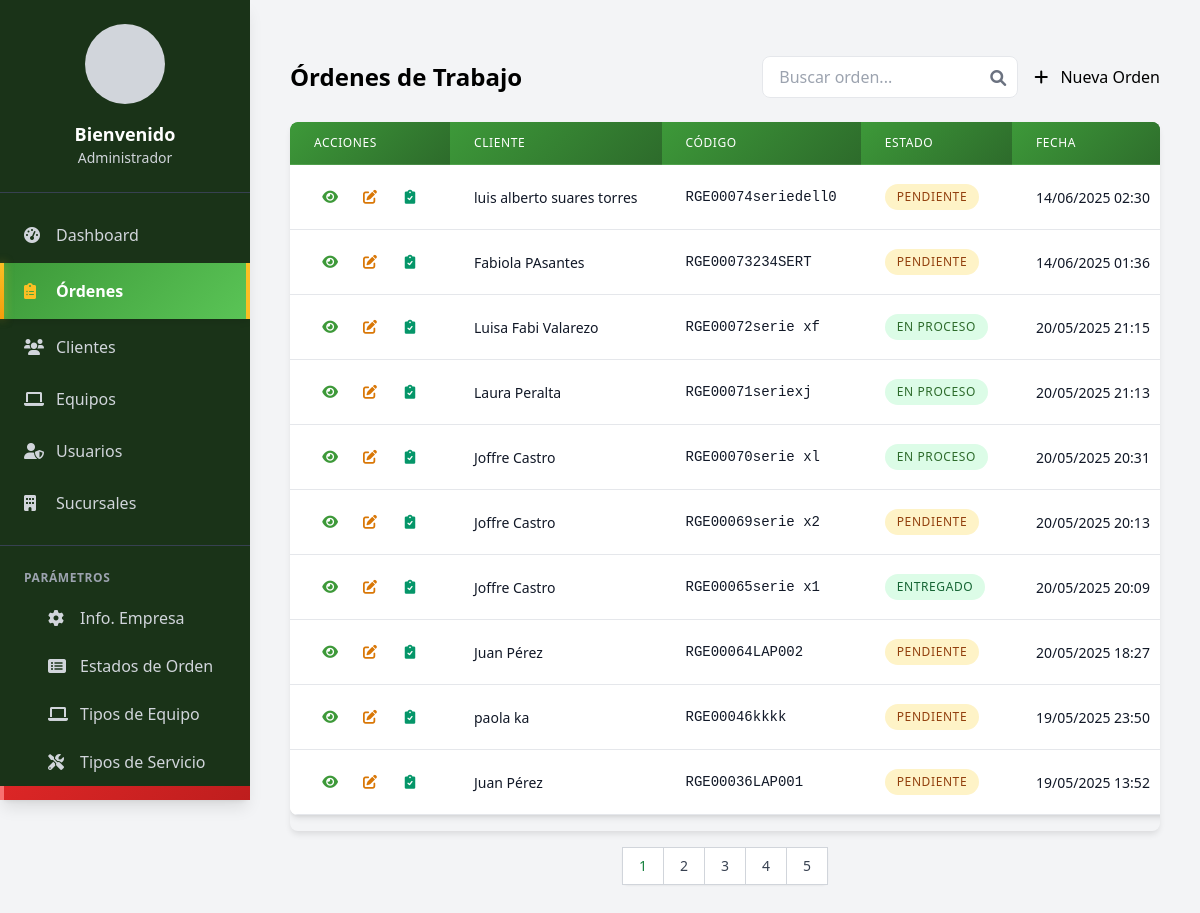
The page /modules/ordenes/lista.php (signed in) on the database its author committed.
### tables this page shows
CREATE TABLE IF NOT EXISTS ordenes_trabajo (
  id_orden int(11) NOT NULL AUTO_INCREMENT,
  codigo varchar(50) NOT NULL,
  id_cliente int(11) NOT NULL,
  id_equipo int(11) NOT NULL,
  descripcion_problema text DEFAULT NULL,
  valor_estimado decimal(10,2) DEFAULT NULL,
  abono_inicial decimal(10,2) DEFAULT 0.00,
  estado_pago varchar(20) DEFAULT 'Pendiente',
  fecha_abono datetime DEFAULT NULL,
  usuario_abono int(11) DEFAULT NULL,
  estado enum('Pendiente','En Proceso','Completado','Entregado') DEFAULT 'Pendiente',
  id_usuario_registro int(11) NOT NULL,
  tecnico_responsable_id int(11) NOT NULL,
  id_sucursal int(11) NOT NULL,
  fecha_ingreso datetime DEFAULT current_timestamp(),
  PRIMARY KEY (id_orden),
  UNIQUE KEY uq_codigo (codigo),
  KEY fk_ordenes_cliente (id_cliente),
  KEY fk_ordenes_equipo (id_equipo),
  KEY fk_ordenes_usuario (id_usuario_registro),
  KEY fk_ordenes_sucursal (id_sucursal),
  CONSTRAINT ordenes_trabajo_ibfk_1 FOREIGN KEY (id_cliente) REFERENCES clientes (id_cliente),
  CONSTRAINT ordenes_trabajo_ibfk_2 FOREIGN KEY (id_equipo) REFERENCES equipos (id_equipo),
  CONSTRAINT ordenes_trabajo_ibfk_3 FOREIGN KEY (id_usuario_registro) REFERENCES usuarios (id_usuario),
  CONSTRAINT ordenes_trabajo_ibfk_4 FOREIGN KEY (id_sucursal) REFERENCES sucursales (id_sucursal)
);

CREATE TABLE IF NOT EXISTS clientes (
  id_cliente int(11) NOT NULL AUTO_INCREMENT,
  nombre_apellido varchar(100) NOT NULL,
  identificacion varchar(20) NOT NULL,
  direccion varchar(200) NOT NULL,
  telefono varchar(20) NOT NULL,
  empresa varchar(100) NOT NULL,
  id_tipo_cliente int(11) DEFAULT NULL,
  estado tinyint(1) DEFAULT 1,
  email varchar(100) DEFAULT 'N/A',
  PRIMARY KEY (id_cliente),
  UNIQUE KEY uq_identificacion (identificacion),
  KEY fk_clientes_tipo (id_tipo_cliente),
  CONSTRAINT clientes_ibfk_1 FOREIGN KEY (id_tipo_cliente) REFERENCES tipos_cliente (id_tipo_cliente)
);

### modules/ordenes/lista.php (the view, shortened to what this page needs)
<?php
require_once '../../config/database.php';
$items_por_pagina = 10;
$pagina_actual = isset($_GET['pagina']) ? (int)$_GET['pagina'] : 1;
$query = "SELECT o.*, c.nombre_apellido as cliente, u.nombre_completo as usuario_registro
          FROM ordenes_trabajo o
          LEFT JOIN clientes c ON o.id_cliente = c.id_cliente
          LEFT JOIN usuarios u ON o.id_usuario_registro = u.id_usuario
          WHERE 1=1";
$params = [];
$query .= " ORDER BY o.fecha_ingreso DESC";
$stmt = $conn->prepare($query);
$stmt->execute($params);
$total_registros = $stmt->rowCount();
$total_paginas = ceil($total_registros / $items_por_pagina);
$offset = ($pagina_actual - 1) * $items_por_pagina;
$query .= " LIMIT :offset, :limit";
$params['offset'] = $offset;
$params['limit'] = $items_por_pagina;
$stmt = $conn->prepare($query);
foreach ($params as $key => $value) {
    if ($key == 'offset' || $key == 'limit') {
        $stmt->bindValue($key, $value, PDO::PARAM_INT);
    } else {
        $stmt->bindValue($key, $value, PDO::PARAM_STR);
    }
}
$stmt->execute();
$ordenes = $stmt->fetchAll();
?>
<!DOCTYPE html>
<html lang="es">
<head>
    <script src="https://cdn.tailwindcss.com"></script>
    <link href="https://cdnjs.cloudflare.com/ajax/libs/font-awesome/6.0.0/css/all.min.css" rel="stylesheet">
    <link href="../../assets/css/modern-ux.css" rel="stylesheet">
    <link href="../../assets/css/tables.css" rel="stylesheet">
</head>
<body class="bg-gray-100">
    <?php include '../../includes/navbar.php'; ?>
    <div class="main-content gradient-bg min-h-screen">
        <div class="container mx-auto px-4 py-8">
            <div class="card-modern p-6 fade-in">
                <div class="flex justify-between items-center mb-6">
                    <h1 class="text-2xl font-bold text-navy-blue">Órdenes de Trabajo</h1>
                    <div class="flex flex-col md:flex-row items-center gap-4">
                        <div class="relative w-full md:w-64">
                            <input type="text" id="searchInput"
                                placeholder="Buscar orden..."
                                class="w-full border rounded-lg px-4 py-2 focus:outline-none focus:ring-2 focus:ring-blue-500">
                            <button class="absolute right-3 top-2.5 text-gray-500">
                                <i class="fas fa-search"></i>
                            </button>
                        </div>
                        <a href="nueva.php" class="btn-primary btn-modern">
                            <i class="fas fa-plus mr-2"></i> Nueva Orden
                        </a>
                    </div>
                </div>
                <div class="table-container">
                    <table class="table-modern">
                        <thead>
                            <tr>
                                <th data-label="Acciones">Acciones</th>
                                <th data-label="Cliente">Cliente</th>
                                <th data-label="Código">Código</th>
                                <th data-label="Estado">Estado</th>
                                <th data-label="Fecha">Fecha</th>
                            </tr>
                        </thead>
                        <tbody id="tableBody">
                            <?php if (empty($ordenes)): ?>
                                <tr>
                                    <td colspan="5" class="table-empty">
                                        <div class="table-empty-icon">
                                            <i class="fas fa-clipboard-list"></i>
                                        </div>
                                        <div class="table-empty-text">No hay órdenes registradas</div>
                                        <div class="table-empty-subtext">Crea una nueva orden para comenzar</div>
                                    </td>
                                </tr>
                            <?php else: ?>
                                <?php foreach ($ordenes as $orden): ?>
                                    <tr class="table-row-enter">
                                        <td data-label="Acciones">
                                            <div class="table-actions">
                                                <a href="ver.php?id=<?php echo $orden['id_orden']; ?>"
                                                   class="action-view" title="Ver Orden">
                                                    <i class="fas fa-eye"></i>
                                                </a>
                                                <a href="editar.php?id=<?php echo $orden['id_orden']; ?>"
                                                   class="action-edit" title="Editar Orden">
                                                    <i class="fas fa-edit"></i>
                                                </a>
                                                <a href="registrar_seguimiento.php?id=<?php echo $orden['id_orden']; ?>"
                                                   class="action-success" title="Registrar Seguimiento">
                                                    <i class="fas fa-clipboard-check"></i>
                                                </a>
                                            </div>
                                        </td>
                                        <td data-label="Cliente"><?php echo htmlspecialchars($orden['cliente']); ?></td>
                                        <td data-label="Código" class="font-mono"><?php echo htmlspecialchars($orden['codigo']); ?></td>
                                        <td data-label="Estado">
                                            <span class="badge <?php echo $orden['estado'] == 'Pendiente' ? 'badge-warning' : ($orden['estado'] == 'En Proceso' ? 'badge-info' : 'badge-success'); ?>">
                                                <?php echo htmlspecialchars($orden['estado']); ?>
                                            </span>
                                        </td>
                                        <td data-label="Fecha"><?php echo date('d/m/Y H:i', strtotime($orden['fecha_ingreso'])); ?></td>
                                    </tr>
                                <?php endforeach; ?>
                            <?php endif; ?>
                        </tbody>
                    </table>
                </div>
                <div id="paginationContainer" class="mt-4 flex justify-center">
                    <nav class="relative z-0 inline-flex rounded-md shadow-sm -space-x-px" aria-label="Pagination">
                        <?php for ($i = 1; $i <= $total_paginas; $i++): ?>
                            <a href="?pagina=<?php echo $i; ?>"
                                class="relative inline-flex items-center px-4 py-2 border border-gray-300 bg-white text-sm font-medium
                                  <?php echo $i === $pagina_actual ? 'text-green-700 bg-green-50' : 'text-gray-700 hover:bg-gray-50'; ?>">
                                <?php echo $i; ?>
                            </a>
                        <?php endfor; ?>
                    </nav>
                </div>
            </div>
        </div>
    </div>
</body>
</html>

### assets/css/modern-ux.css (style rules this page uses)
.btn-modern { @apply transition-all duration-200 ease-in-out transform hover:scale-105 active:scale-95; }
.btn-primary { @apply bg-blue-600 text-white px-4 py-2 rounded-lg hover:bg-blue-700 shadow-md hover:shadow-lg; }
.card-modern { @apply bg-white rounded-xl shadow-lg hover:shadow-xl transition-all duration-300 border border-gray-100; }
.table-modern { @apply min-w-full divide-y divide-gray-200 bg-white rounded-lg shadow-lg overflow-hidden; border-collapse: separate; border-spacing: 0; }
.table-modern th { @apply px-6 py-3 text-left text-xs font-medium text-white uppercase tracking-wider; background: linear-gradient(135deg, #3d9939 0%, #2d6b2b 100%); position: sticky; top: 0; z-index: 10; }
.table-modern td { @apply px-6 py-4 whitespace-nowrap text-sm text-gray-900; border-bottom: 1px solid #e5e7eb; }
.table-modern tbody tr { @apply hover:bg-gray-50 transition-all duration-150 ease-in-out; }
.badge { @apply inline-flex items-center px-2.5 py-0.5 rounded-full text-xs font-medium; }
.badge-success { @apply bg-green-100 text-green-800; }
.badge-warning { @apply bg-yellow-100 text-yellow-800; }
.badge-info { @apply bg-blue-100 text-blue-800; }
.fade-in { animation: fadeIn 0.5s ease-in-out; }
.gradient-bg { @apply bg-gradient-to-br from-blue-50 via-white to-indigo-50; }

### assets/css/tables.css (style rules this page uses)
.table-modern { width: 100%; border-collapse: separate; border-spacing: 0; background-color: white; border-radius: 0.5rem; box-shadow: 0 4px 6px -1px rgba(0, 0, 0, 0.1), 0 2px 4px -1px rgba(0, 0, 0, 0.06); overflow: hidden; margin-bottom: 1rem; }
.table-modern thead { background: linear-gradient(135deg, #3d9939 0%, #2d6b2b 100%); }
.table-modern th { padding: 0.75rem 1.5rem; text-align: left; font-size: 0.75rem; font-weight: 500; text-transform: uppercase; letter-spacing: 0.05em; color: white; border-bottom: 1px solid rgba(255, 255, 255, 0.1); position: sticky; top: 0; z-index: 10; }
.table-modern tbody { background-color: white; }
.table-modern tbody tr { transition: all 0.15s ease-in-out; border-bottom: 1px solid #e5e7eb; }
.table-modern tbody tr:last-child { border-bottom: none; }
.table-modern td { padding: 1rem 1.5rem; font-size: 0.875rem; color: #111827; white-space: nowrap; vertical-align: middle; }
.table-container { overflow-x: auto; border-radius: 0.5rem; box-shadow: 0 4px 6px -1px rgba(0, 0, 0, 0.1); }
.table-modern .badge { display: inline-flex; align-items: center; padding: 0.25rem 0.75rem; font-size: 0.75rem; font-weight: 500; border-radius: 9999px; text-transform: uppercase; letter-spacing: 0.05em; }
.table-modern .badge-success { background-color: #dcfce7; color: #166534; }
.table-modern .badge-warning { background-color: #fef3c7; color: #92400e; }
.table-modern .badge-info { background-color: #dcfce7; color: #2d6b2b; }
.table-actions { display: flex; align-items: center; gap: 0.5rem; }
.table-actions a { display: inline-flex; align-items: center; justify-content: center; width: 2rem; height: 2rem; border-radius: 0.375rem; transition: all 0.2s ease-in-out; text-decoration: none; }
.table-actions .action-view { color: #3d9939; }
.table-actions .action-edit { color: #d97706; }
.table-actions .action-success { color: #059669; }
.table-row-enter { animation: slideInUp 0.3s ease-out; }

### includes/navbar.php (style rules this page uses)
.main-content { margin-left: 250px; transition: margin-left 0.3s ease-in-out; }
@media (min-width: 1025px) { .main-content { margin-left: 250px; } }

### rows shown on the page
ordenes_trabajo: id_cliente.nombre_apellido "luis alberto suares torres", codigo "RGE00074seriedell0", estado "PENDIENTE", fecha_ingreso "14/06/2025 02:30"
ordenes_trabajo: id_cliente.nombre_apellido "Fabiola PAsantes", codigo "RGE00073234SERT", estado "PENDIENTE", fecha_ingreso "14/06/2025 01:36"
ordenes_trabajo: id_cliente.nombre_apellido "Luisa Fabi Valarezo", codigo "RGE00072serie xf", estado "EN PROCESO", fecha_ingreso "20/05/2025 21:15"
ordenes_trabajo: id_cliente.nombre_apellido "Laura Peralta", codigo "RGE00071seriexj", estado "EN PROCESO", fecha_ingreso "20/05/2025 21:13"
ordenes_trabajo: id_cliente.nombre_apellido "Joffre Castro", codigo "RGE00070serie xl", estado "EN PROCESO", fecha_ingreso "20/05/2025 20:31"
ordenes_trabajo: id_cliente.nombre_apellido "Joffre Castro", codigo "RGE00069serie x2", estado "PENDIENTE", fecha_ingreso "20/05/2025 20:13"
ordenes_trabajo: id_cliente.nombre_apellido "Joffre Castro", codigo "RGE00065serie x1", estado "ENTREGADO", fecha_ingreso "20/05/2025 20:09"
ordenes_trabajo: id_cliente.nombre_apellido "Juan Pérez", codigo "RGE00064LAP002", estado "PENDIENTE", fecha_ingreso "20/05/2025 18:27"
ordenes_trabajo: id_cliente.nombre_apellido "paola ka", codigo "RGE00046kkkk", estado "PENDIENTE", fecha_ingreso "19/05/2025 23:50"
ordenes_trabajo: id_cliente.nombre_apellido "Juan Pérez", codigo "RGE00036LAP001", estado "PENDIENTE", fecha_ingreso "19/05/2025 13:52"

### other values the page prints
$_SESSION['nombre_completo'] "Administrador"
